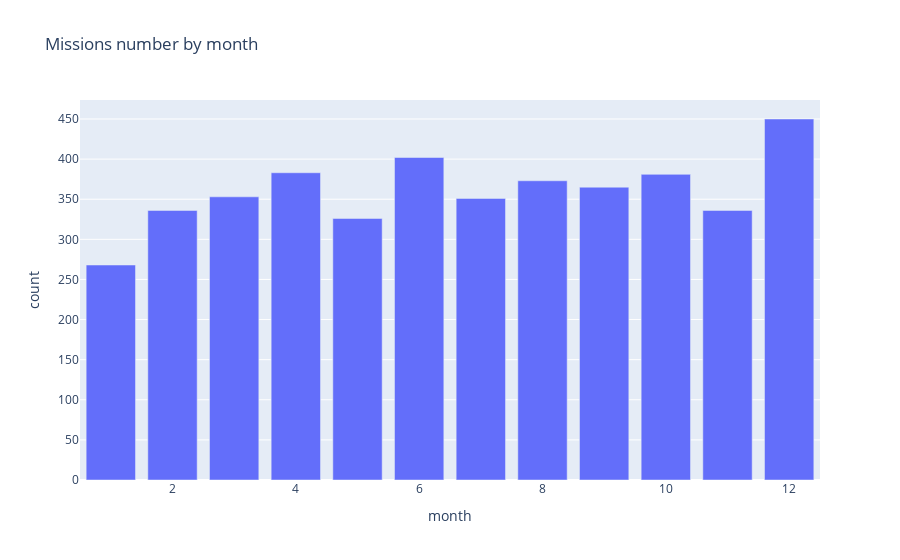

The notebook cell this image was saved under:
### Markdown cell above
# Chart the Number of Launches Month-on-Month until the Present

Which month has seen the highest number of launches in all time? Superimpose a rolling average on the month on month time series chart.

### Code cell
# Converted the date to the datetime object, then extracted the month from the datetime object.
df_data['date'] = pd.to_datetime(df_data['Date'])
df_data['month'] = df_data['date'].apply(lambda datetime: datetime.month)
# df_data['month'].head()

# Counted the number of times the same month is mentioned.
ds = df_data['month'].value_counts().reset_index()
ds.columns = [
    'month', 
    'count'
]
# Passing the year and the count to the bar graph.
fig = px.bar(
    ds, 
    x='month', 
    y="count", 
    orientation='v', 
    title='Missions number by month' 
#     width=800
)
fig.show()

# December has the most launches of all time.

### Figure 1 — Plotly figure (JSON) as saved in the notebook; plotly's stock layout.template omitted (floating-point values rounded to 4 significant figures)
{"data": [{"alignmentgroup": "True", "hovertemplate": "month=%{x}<br>count=%{y}<extra></extra>", "legendgroup": "", "marker": {"color": "#636efa"}, "name": "", "offsetgroup": "", "orientation": "v", "showlegend": false, "textposition": "auto", "type": "bar", "x": [12, 6, 4, 10, 8, 9, 3, 7, 11, 2, 5, 1], "xaxis": "x", "y": [450, 402, 383, 381, 373, 365, 353, 351, 336, 336, 326, 268], "yaxis": "y"}], "layout": {"barmode": "relative", "legend": {"tracegroupgap": 0}, "title": {"text": "Missions number by month"}, "xaxis": {"anchor": "y", "domain": [0, 1], "title": {"text": "month"}}, "yaxis": {"anchor": "x", "domain": [0, 1], "title": {"text": "count"}}}}
